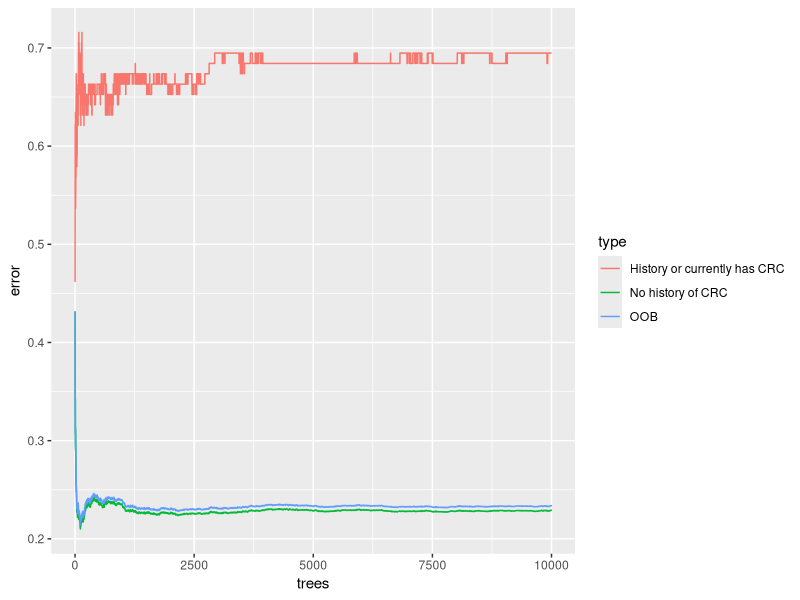
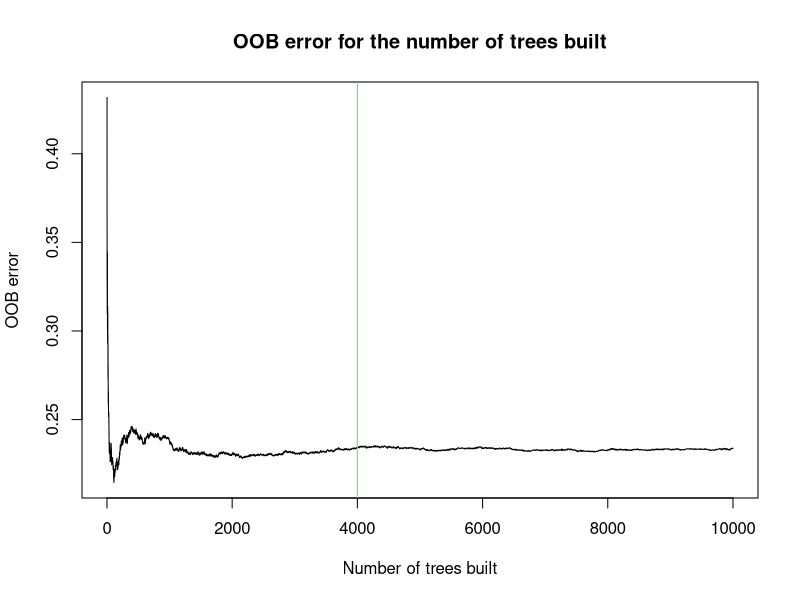
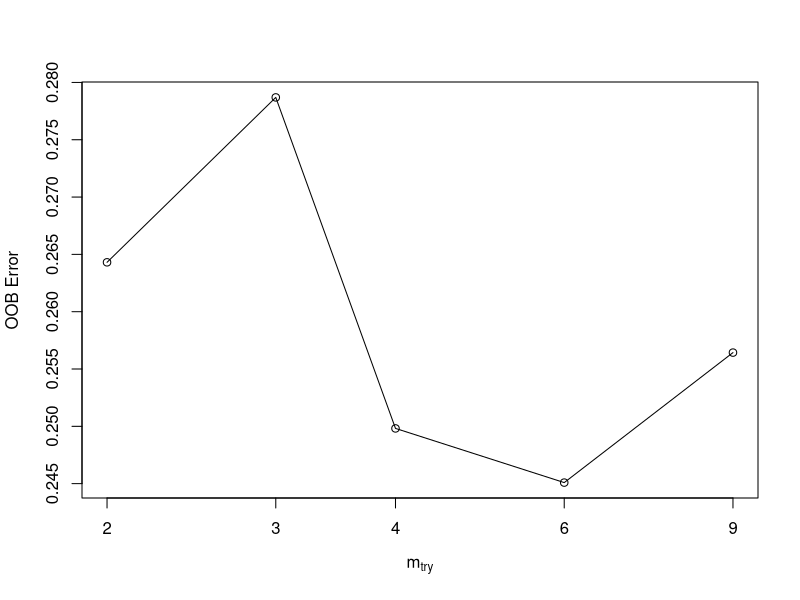
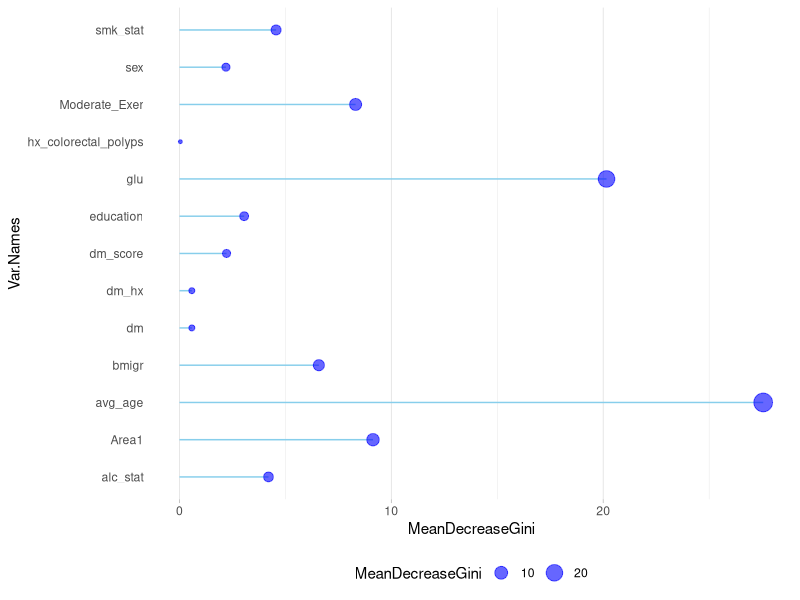

Write R code to recreate these figures, in order.
library(dplyr)
library(randomForest)
library(caret)
library(ggplot2)
library(tidyr)

### Setting up data ------------------------------------------------------------

data = read.csv("datasets/KMCC DM CRC.csv")

# set factor variables
var_ind = c(2,5,6,8,9,10,11,12,13,14,15,16)
for(i in 1:length(var_ind)){
  data[,var_ind[i]] = as.factor(data[,var_ind[i]])
}

new_data = data
miss_var_ind = c(11,12,14,15,16)
# if certain column values = 6 or 9, then replace the value with an NA
new_data[, miss_var_ind][new_data[,miss_var_ind] == 6 | new_data[,miss_var_ind] == 9] = NA

# remove observations with missing values
me_miss_ind = which(is.na(new_data$Moderate_Exer))
hx_miss_ind = which(is.na(new_data$hx_colorectal_polyps))
ed_miss_ind = which(is.na(new_data$education))
alc_miss_ind = which(is.na(new_data$alc_stat))
smk_miss_ind = which(is.na(new_data$smk_stat))
all_miss_ind = unique(c(me_miss_ind, hx_miss_ind, 
                        ed_miss_ind, alc_miss_ind, smk_miss_ind))
all_missing_data = new_data[all_miss_ind,]

# finalized dataset we are working with for modeling
remain_data = (new_data[-all_miss_ind,])[,-1]
remain_data$avg_age = (remain_data$FU_AGE + remain_data$E_AGE)/2
remain_data = remain_data[,-c(2,3)] # removes FU_AGE and E_AGE

remain0_data = remain_data %>% filter(CRC== 0)
remain1_data = remain_data %>% filter(CRC == 1)

### RANDOM FOREST MODELING with training data ----------------------------------

## 1. set seed
set.seed(692)

## 2. partition data for training and testing
train0_index = createDataPartition(remain0_data$CRC, p = .8, list = FALSE) %>% 
  as.vector(.)
train1_index = createDataPartition(remain1_data$CRC, p = 0.67, list = FALSE) %>%
  as.vector(.)
train0 = remain0_data[train0_index,]
train1 = remain1_data[train1_index,]
test0 = remain0_data[-train0_index,]
test1 = remain1_data[-train1_index,]
train_data = rbind(train0, train1)
test_data = rbind(test0, test1)

## 3. run model
#rf1 = randomForest(CRC ~ ., data = train_data, ntree = 10000, 
#                   sampsize = c('0' = 30, '1' = 30))
#rf2 = randomForest(CRC ~ ., data = train_data, ntree = 10000, 
#                   sampsize = c('0' = 40, '1' = 40))
#rf3 = randomForest(CRC ~ ., data = train_data, ntree = 10000, 
#                   sampsize = c('0' = 50, '1' = 50))
#rf4 = randomForest(CRC ~ ., data = train_data, ntree = 10000, 
#                   sampsize = c('0' = 60, '1' = 60))
#rf5 =randomForest(CRC ~ ., data = train_data, ntree = 10000, 
#                  sampsize = c('0' = 70, '1' = 70))
#rf6 = randomForest(CRC ~ ., data = train_data, ntree = 10000, 
#                   sampsize = c('0' = 80, '1' = 80))
rf7 = randomForest(CRC ~ ., data = train_data, ntree = 10000, 
                   sampsize = c('0' = 90, '1' = 90))
print(rf)


### TUNING RANDOM FOREST -------------------------------------------------------

## 1. tune number of trees built aka ntree

# plot with all 3 types of errors
rf = rf7 
oob_data = data.frame(
  trees = rep(1:nrow(rf$err.rate), 3), 
  type = rep(c("OOB","No history of CRC","History or currently has CRC"), 
             each = nrow(rf$err.rate)),
  error = c(rf$err.rate[,"OOB"], rf$err.rate[,"0"], 
            rf$err.rate[,"1"]))
ggplot(data = oob_data, aes(x = trees, y= error)) + 
  geom_line(aes(color = type))

# plot with only OOB
plot((oob_data %>% filter(type == "OOB"))$trees,
     (oob_data %>% filter(type == "OOB"))$error, type = "l", 
     xlab = "Number of trees built",
     ylab = "OOB error",
     main = "OOB error for the number of trees built")
abline(v = 4000,col = rgb(0.49, 0.81, 0.54))


## 2. tune number of variables selected at each split aka mtry
tuneRF(train_data[,-1], train_data$CRC, nTreeTry = 4000, 
       stepFactor=1.5,improve=0.01, trace=TRUE, plot=TRUE,
       sampsize = c('0' = 90, '1' = 90))


### RERUN RANDOM FOREST USING TUNED PARAMETERS ---------------------------------
rf_final = randomForest(CRC ~ ., data = train_data, ntree = 4000, mtry = 6, 
                        sampsize = c('0' = 90, '1' = 90))
print(rf_final)


# visualizing variable importance
# Get variable importance from the initial model fit using training data
imp_data = as.data.frame(importance(rf_final))
imp_data$Var.Names = row.names(imp_data)

# the higher the mean decrease gini = the higher the variable importance
ggplot(imp_data, aes(x=Var.Names, y=MeanDecreaseGini)) +
  geom_segment( aes(x=Var.Names, xend=Var.Names, y=0, yend=MeanDecreaseGini), color="skyblue") +
  geom_point(aes(size = MeanDecreaseGini), color="blue", alpha=0.6) +
  theme_light() +
  coord_flip() +
  theme(
    legend.position="bottom",
    panel.grid.major.y = element_blank(),
    panel.border = element_blank(),
    axis.ticks.y = element_blank()
  )


### USING RANDOM FOREST MODELING ON TESTING DATA -------------------------------

rf_pred = predict(rf_final, test_data)
confusionMatrix(rf_pred, test_data$CRC)
